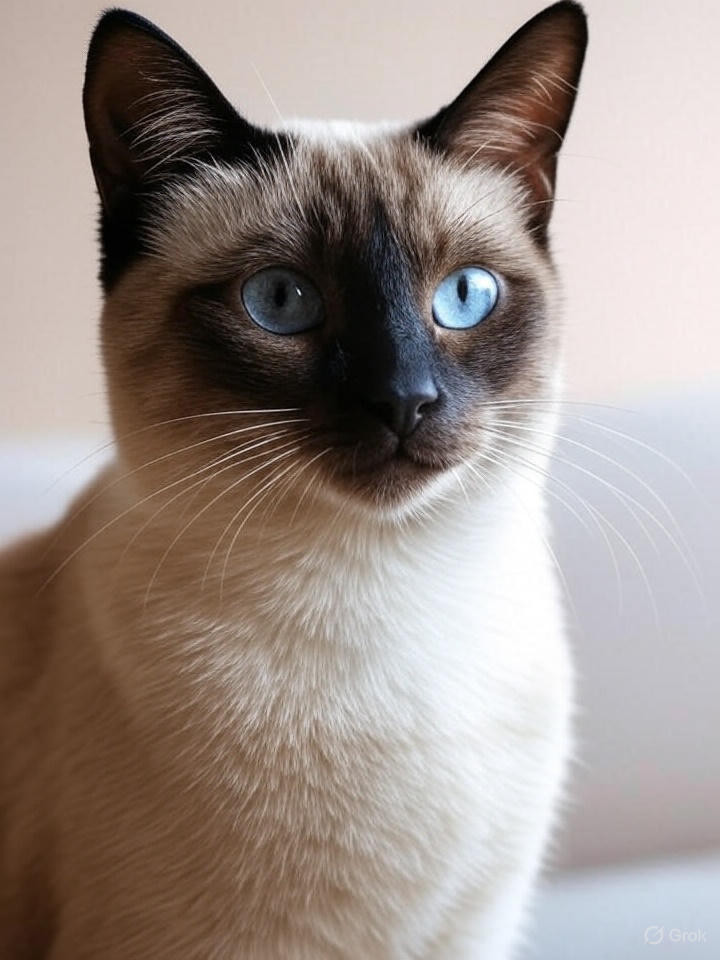
#> input picture Image Enhancement/assets/Image.jpeg, 720 x 960 px
$ jupyter execute main.ipynb
#> lines starting #> are read from the running program, lines starting #| are printed output that depends on the picture
# Color Histograms: Contrast Enhancement through Normalization

In this notebook, we explore **color histograms** and how they can be used for **contrast enhancement** in digital images.

We will:
1. Load an image.
2. Compute and visualize its **RGB histograms**.
3. Apply **normalization** to enhance contrast.
4. Compare the original and normalized histograms.

## Step 1: Understanding Color Histograms

A **color histogram** represents the distribution of pixel intensities in an image.
For an RGB image:
- Red channel histogram → intensity distribution of red pixels.
- Green channel histogram → intensity distribution of green pixels.
- Blue channel histogram → intensity distribution of blue pixels.

Let's plot the histograms of each channel.

## Step 2: Contrast Enhancement with Normalization

**Normalization** stretches the pixel intensity values across the full available range (0–255).
This increases contrast by redistributing pixel values and making details more visible.

We will use OpenCV's `cv2.normalize()` function.

## Step 3: Comparison of Results

- The **original histogram** may be clustered in a narrow intensity range, leading to poor contrast.
- After **normalization**, the histogram is spread across the full intensity range, enhancing contrast.

[cell 1]
# Import required libraries
import cv2
import numpy as np
import matplotlib.pyplot as plt

# Load the image
img = cv2.imread("../assets/Image.jpeg")
#> img is the input picture: shape (960, 720, 3); mean B, G, R 138.4, 144.1, 155.9
img_rgb = cv2.cvtColor(img, cv2.COLOR_BGR2RGB)  # Convert BGR (OpenCV default) to RGB

# Show the original image
plt.imshow(img_rgb)
plt.title("Original Image")
plt.axis("off")
plt.show()

[cell 2]
# Function to plot histograms for each color channel
def plot_histogram(image, title="Histogram"):
#> called with title = 'Original Image Histogram'
    color = ('r', 'g', 'b')
    plt.figure(figsize=(8,5))
    for i, col in enumerate(color):
        hist = cv2.calcHist([image], [i], None, [256], [0,256])
        plt.plot(hist, color=col)
        plt.xlim([0,256])
    plt.title(title)
    plt.xlabel("Pixel Intensity")
    plt.ylabel("Frequency")
    plt.show()
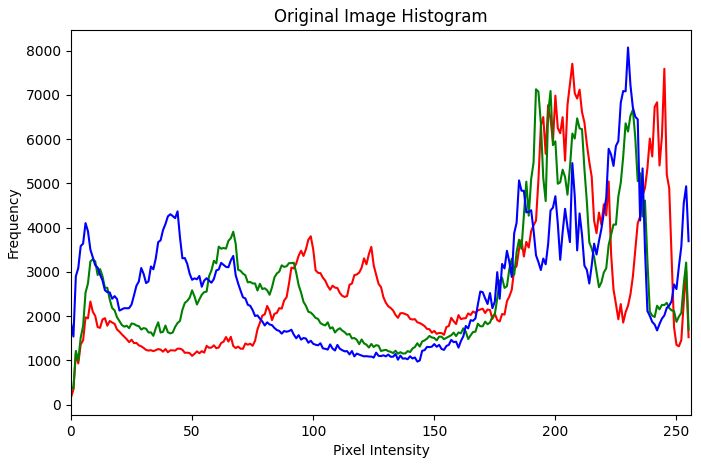
#> figure drawn by matplotlib, 1 panel; curve peaks at x = 207, y = 7701; curve peaks at x = 192, y = 7124; curve peaks at x = 230, y = 8068

# Plot original histograms
plot_histogram(img_rgb, "Original Image Histogram")

[cell 3]
# Normalize the image
normalized_img = np.zeros_like(img_rgb)
normalized_img = cv2.normalize(img_rgb, normalized_img, 0, 255, cv2.NORM_MINMAX)

# Show the normalized image
plt.imshow(normalized_img)
plt.title("Normalized Image (Enhanced Contrast)")
plt.axis("off")
plt.show()

# Plot histogram of normalized image
plot_histogram(normalized_img, "Normalized Image Histogram")

## Conclusion

- **Color histograms** provide a clear way to analyze the intensity distribution of each channel.
- **Normalization** enhances contrast by stretching pixel values to cover the full intensity range.
- This technique is especially useful in image preprocessing for computer vision tasks where visibility and detail are important.

[cell 4]
# Combined visualization: Images, Histograms, and Zoomed-in Details

h, w, _ = img_rgb.shape
#> h = 960; w = 720
crop_size = 100  # pixels
center_h, center_w = h//2, w//2
#> center_h = 480; center_w = 360

# Crop regions for detail
original_crop = img_rgb[center_h-crop_size:center_h+crop_size,
                        center_w-crop_size:center_w+crop_size]
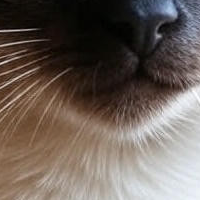
#> original_crop: shape (200, 200, 3); mean R, G, B 106.5, 95.1, 87.9
normalized_crop = normalized_img[center_h-crop_size:center_h+crop_size,
                                 center_w-center_w+crop_size:center_w+crop_size]
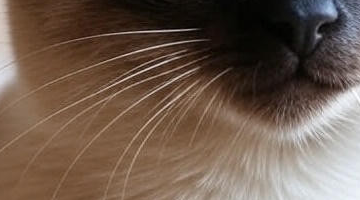
#> normalized_crop: shape (200, 360, 3); mean R, G, B 109.4, 90.4, 77.2

# Create figure with 3 rows × 2 columns
fig, axes = plt.subplots(3, 2, figsize=(14,15))

# Row 1: Full images
axes[0,0].imshow(img_rgb)
axes[0,0].set_title("Original Image")
axes[0,0].axis("off")

axes[0,1].imshow(normalized_img)
axes[0,1].set_title("Normalized Image")
axes[0,1].axis("off")

# Row 2: Histograms
color = ('r', 'g', 'b')

for i, col in enumerate(color):
    hist = cv2.calcHist([img_rgb], [i], None, [256], [0,256])
    axes[1,0].plot(hist, color=col)
axes[1,0].set_title("Original Histogram")
axes[1,0].set_xlim([0,256])

for i, col in enumerate(color):
    hist = cv2.calcHist([normalized_img], [i], None, [256], [0,256])
    axes[1,1].plot(hist, color=col)
axes[1,1].set_title("Normalized Histogram")
axes[1,1].set_xlim([0,256])

# Row 3: Zoomed details
axes[2,0].imshow(original_crop)
axes[2,0].set_title("Original Image (Zoomed)")
axes[2,0].axis("off")

axes[2,1].imshow(normalized_crop)
axes[2,1].set_title("Normalized Image (Zoomed)")
axes[2,1].axis("off")

plt.tight_layout()
plt.show()
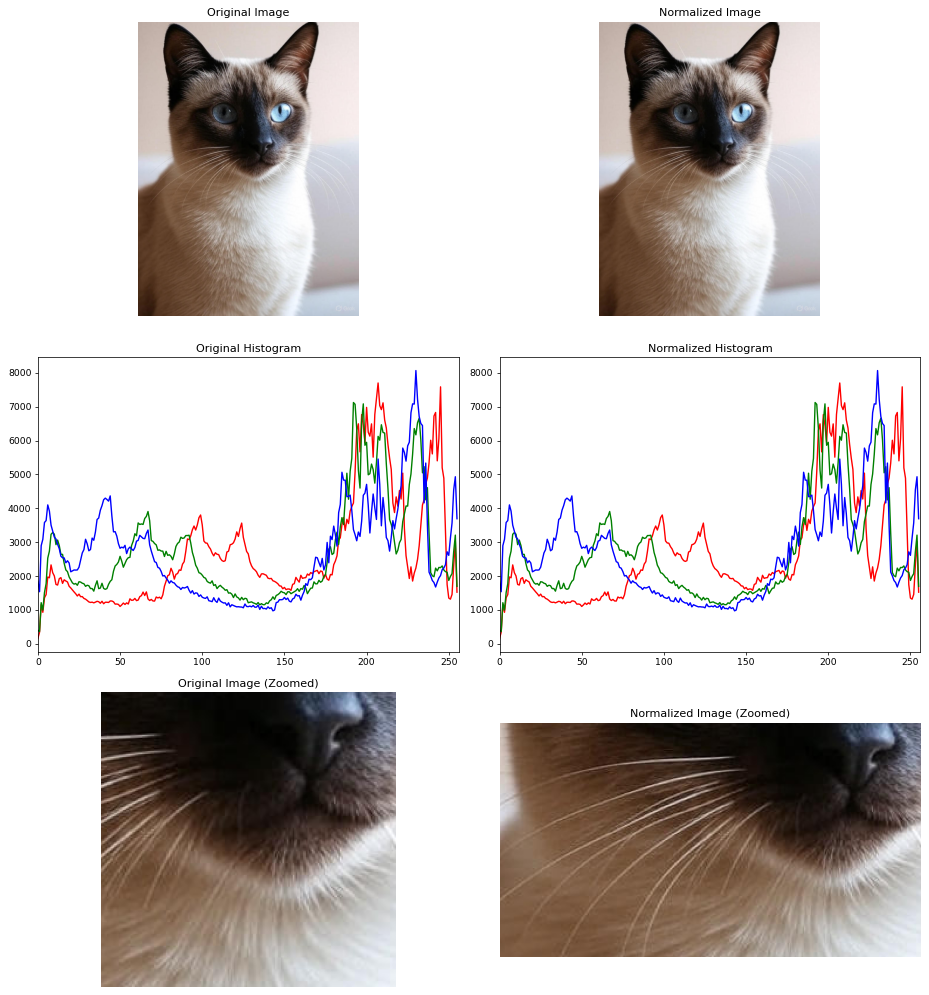
#> figure drawn by matplotlib, 6 panels; panel 3: curve peaks at x = 207, y = 7701; panel 3: curve peaks at x = 192, y = 7124; panel 3: curve peaks at x = 230, y = 8068; panel 4: curve peaks at x = 207, y = 7701
